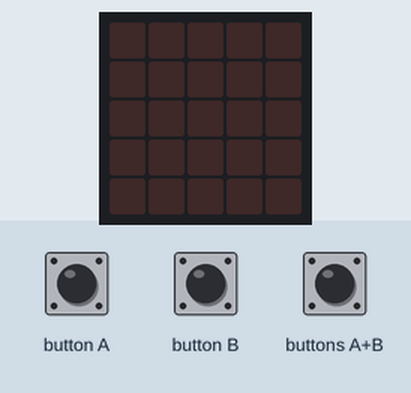
Bench run of a program on a simulated BBC micro:bit running MicroPython. Shown: the board's 5×5 LED display. Inputs (shaded band) come from the test bench.

Above: at 1.2 s.
1.3 s: button A pressed for 0.15 s
At 2.3 s:
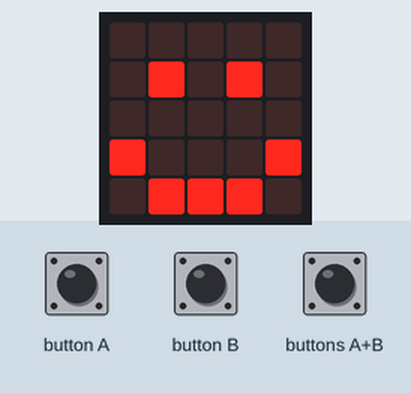
2.9 s: button B pressed for 0.15 s
At 3.6 s:
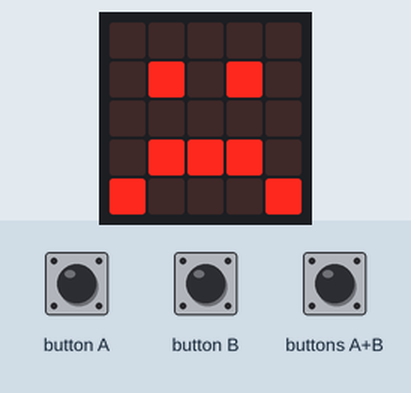
4.5 s: buttons A+B pressed for 0.15 s
At 4.9 s:
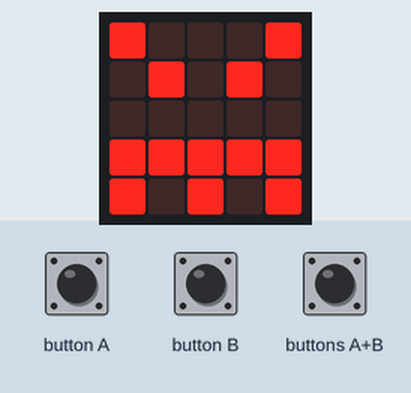
6.1 s: button A pressed for 1 s
At 7.4 s:
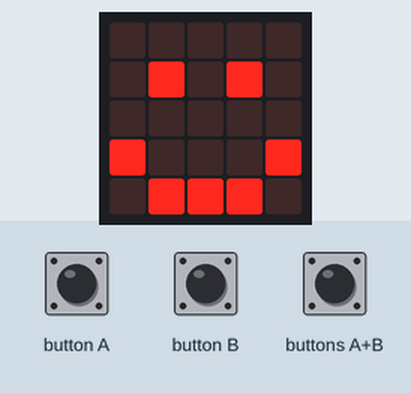
8.6 s: button B pressed for 1 s
At 9.4 s:
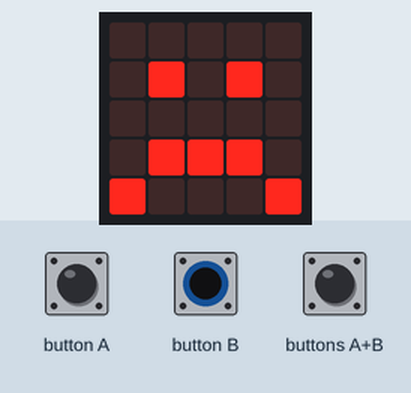
Timing chart, 0 to 11.6 s (numbered marks = the images above; inputs shaded):
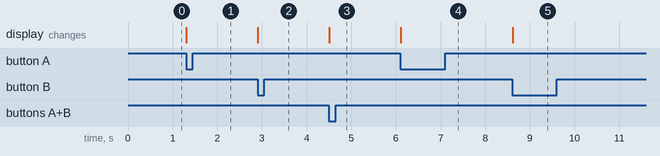

Measured:
- after the input at 1.3 s, the display: changes at once (image 1)
- after the input at 2.9 s, the display: changes at once (image 2)
- after the input at 4.5 s, the display: changes at once (image 3)
- after the input at 6.1 s, the display: changes at once (image 4)
- after the input at 8.6 s, the display: changes at once (image 5)

The program:

2016-02-17-press-the-button.py
```python
"""
by Various / Public Domain
"""

from microbit import *


while True:
    if button_a.is_pressed() and button_b.is_pressed():
        display.show(Image.ANGRY)
    elif button_a.is_pressed():
        display.show(Image.HAPPY)
    elif button_b.is_pressed():
        display.show(Image.SAD)
    sleep(100)
```
